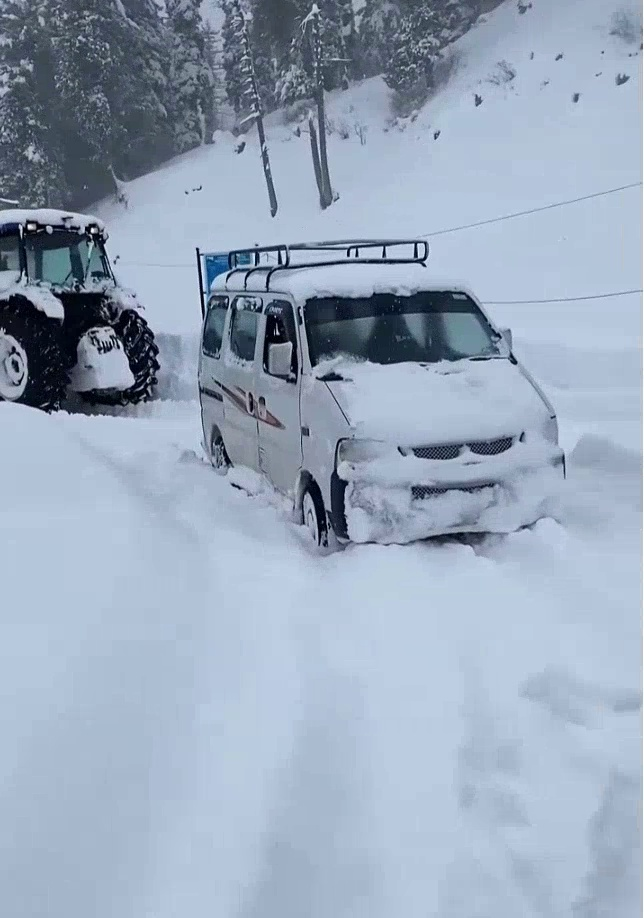
#> input picture notebooks/else/show3_frame_00011.jpg, 644 x 918 px
$ jupyter execute --allow-errors snow3.ipynb
#> lines starting #> are read from the running program, lines starting #| are printed output that depends on the picture
[cell 1]
# Copyright (c) Meta Platforms, Inc. and affiliates.

# Object masks in images from prompts with SAM 2

Segment Anything Model 2 (SAM 2) predicts object masks given prompts that indicate the desired object. The model first converts the image into an image embedding that allows high quality masks to be efficiently produced from a prompt.

The `SAM2ImagePredictor` class provides an easy interface to the model for prompting the model. It allows the user to first set an image using the `set_image` method, which calculates the necessary image embeddings. Then, prompts can be provided via the `predict` method to efficiently predict masks from those prompts. The model can take as input both point and box prompts, as well as masks from the previous iteration of prediction.

<a target="_blank" href="https://colab.research.google.com/github/facebookresearch/sam2/blob/main/notebooks/image_predictor_example.ipynb">

</a>

## Environment Set-up

If running locally using jupyter, first install `sam2` in your environment using the [installation instructions](https://github.com/facebookresearch/sam2#installation) in the repository.

If running from Google Colab, set `using_colab=True` below and run the cell. In Colab, be sure to select 'GPU' under 'Edit'->'Notebook Settings'->'Hardware accelerator'. Note that it's recommended to use **A100 or L4 GPUs when running in Colab** (T4 GPUs might also work, but could be slow and might run out of memory in some cases).

[cell 2]
using_colab = False

[cell 3]
if using_colab:
    import torch
    import torchvision
    print("PyTorch version:", torch.__version__)
    print("Torchvision version:", torchvision.__version__)
    print("CUDA is available:", torch.cuda.is_available())
    import sys
    !{sys.executable} -m pip install opencv-python matplotlib
    !{sys.executable} -m pip install 'git+https://github.com/facebookresearch/sam2.git'

    !mkdir -p images
    !wget -P images https://raw.githubusercontent.com/facebookresearch/sam2/main/notebooks/images/truck.jpg
    !wget -P images https://raw.githubusercontent.com/facebookresearch/sam2/main/notebooks/images/groceries.jpg

    !mkdir -p ../checkpoints/
    !wget -P ../checkpoints/ https://dl.fbaipublicfiles.com/segment_anything_2/092824/sam2.1_hiera_large.pt

## Set-up

Necessary imports and helper functions for displaying points, boxes, and masks.

[cell 4]
import os
# if using Apple MPS, fall back to CPU for unsupported ops
os.environ["PYTORCH_ENABLE_MPS_FALLBACK"] = "1"
import numpy as np
import torch
import matplotlib.pyplot as plt
from PIL import Image

#> (a cell that did not finish here is left out)

[cell 6]
np.random.seed(3)

# [44 lines left out: functions show_mask, show_points, show_box, show_masks, not called in this run]

## Example image

[cell 7]
image = Image.open('else/show3_frame_00011.jpg')
#> image is the input picture: PIL image 644x918 RGB; mean R, G, B 151.9, 166.9, 186.1
#image = np.array(image.convert("L"))  # Convert to grayscale
image = np.array(image.convert("RGB"))
plt.figure(figsize=(10, 10))
plt.imshow(image, cmap='gray')
plt.axis('on')
plt.show()

[cell 8]
import cv2
from collections import Counter

image2= Image.open('else/show3_frame_00011.jpg')
#image = Image.open('parquery/frame_00000.jpg')
image_np = np.array(image2.convert("RGB"))
image = np.array(image2.convert("RGB"))

plt.figure(figsize=(10, 10))
plt.imshow(image2)
plt.axis('on')
plt.show()

colors = ('r', 'g', 'b')
channel_names = ('Red', 'Green', 'Blue')

plt.figure(figsize=(10, 5))
for i, color in enumerate(colors):
    hist = cv2.calcHist([image_np], [i], None, [256], [0, 256])
    plt.plot(hist, color=color, label=channel_names[i])
    plt.xlim([0, 256])

plt.title("Pixel Distribution per RGB Channel")
plt.xlabel("Pixel Value (0–255)")
plt.ylabel("Pixel Count")
plt.legend()
plt.grid(True)
plt.tight_layout()
plt.show()
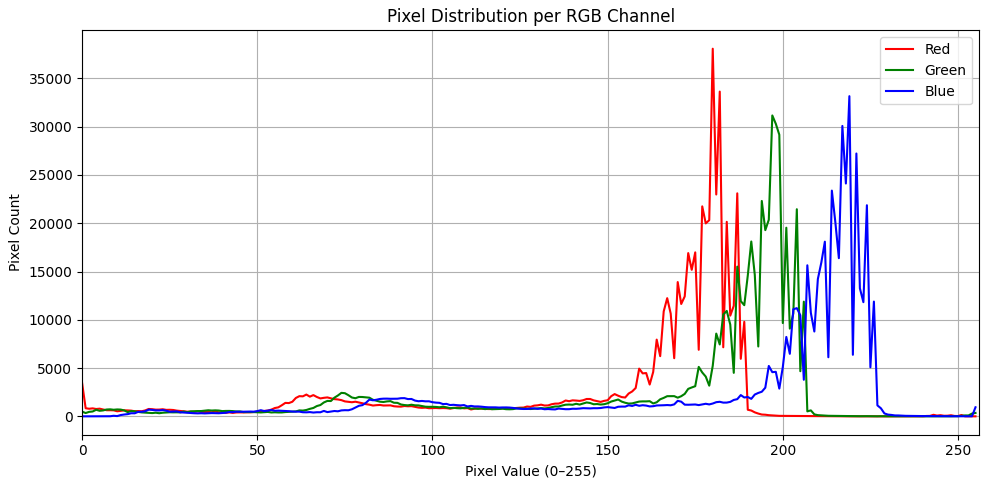
#> figure drawn by matplotlib, 1 panel; curve peaks at x = 180, y = 38081; curve peaks at x = 197, y = 31169; curve peaks at x = 219, y = 33165


$ run again, with notebooks/else/show3_frame_00013.jpg copied over notebooks/else/show3_frame_00011.jpg
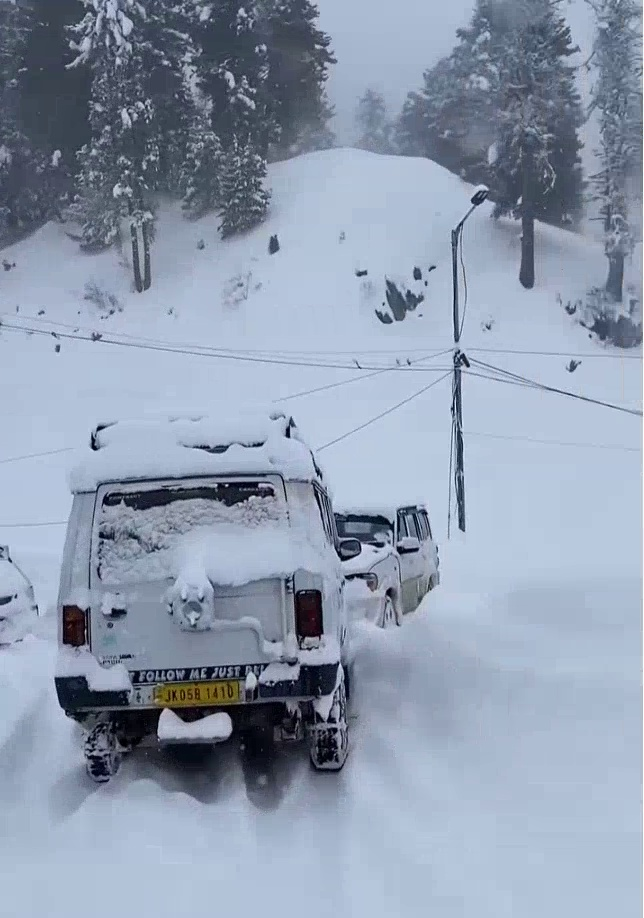
#> input picture notebooks/else/show3_frame_00013.jpg, 644 x 918 px
#> image is the input picture: PIL image 644x918 RGB; mean R, G, B 143, 155.8, 175.3
#> `plt.show()`:
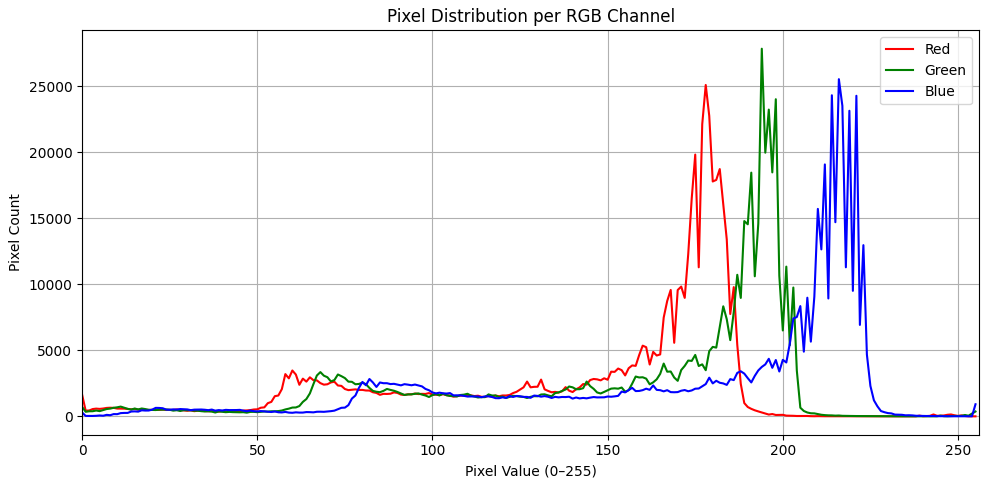
#> figure drawn by matplotlib, 1 panel; curve peaks at x = 178, y = 25107; curve peaks at x = 194, y = 27855; curve peaks at x = 216, y = 25547

$ run again, with notebooks/else/heavy_show_frame_00016.jpg copied over notebooks/else/show3_frame_00011.jpg
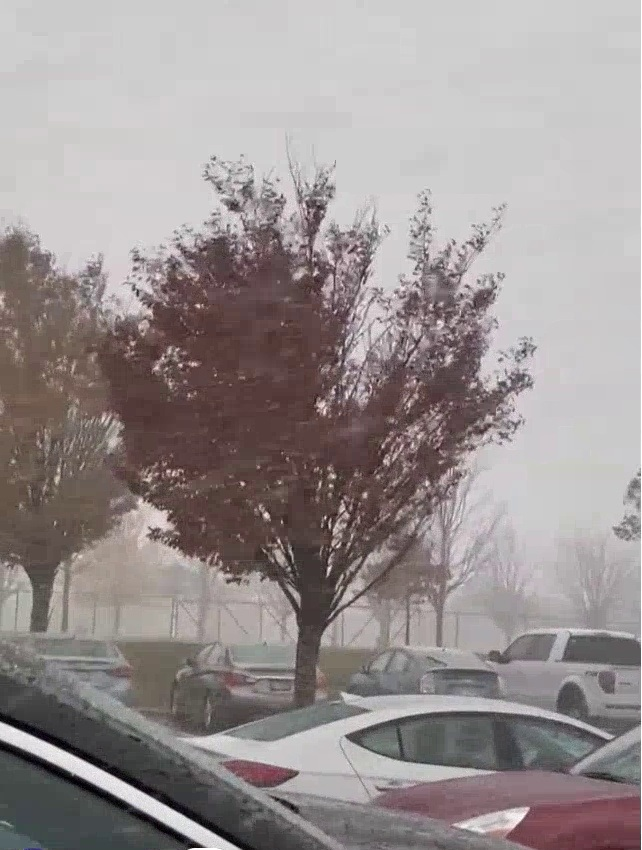
#> input picture notebooks/else/heavy_show_frame_00016.jpg, 642 x 850 px
#> image is the input picture: PIL image 642x850 RGB; mean R, G, B 153.1, 145.4, 145.3
#> `plt.show()`:
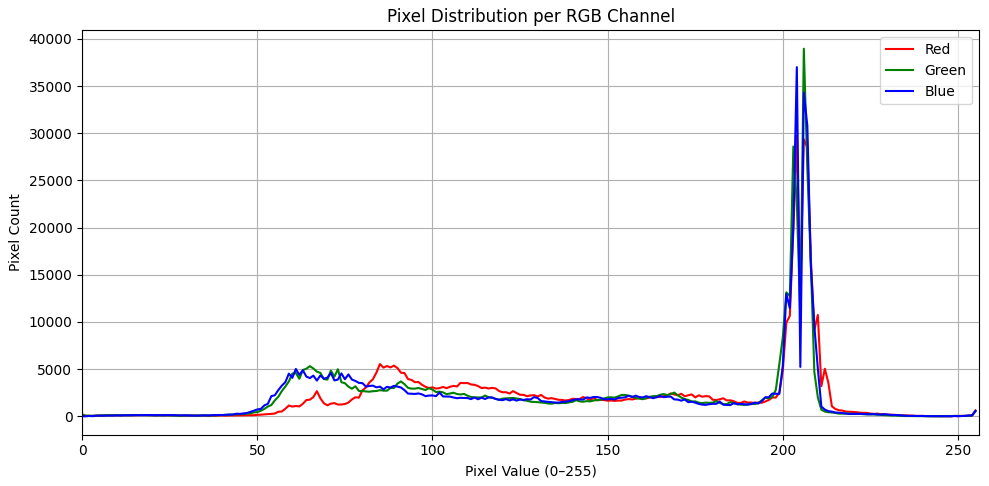
#> figure drawn by matplotlib, 1 panel; curve peaks at x = 204, y = 29748; curve peaks at x = 206, y = 38966; curve peaks at x = 204, y = 37008
